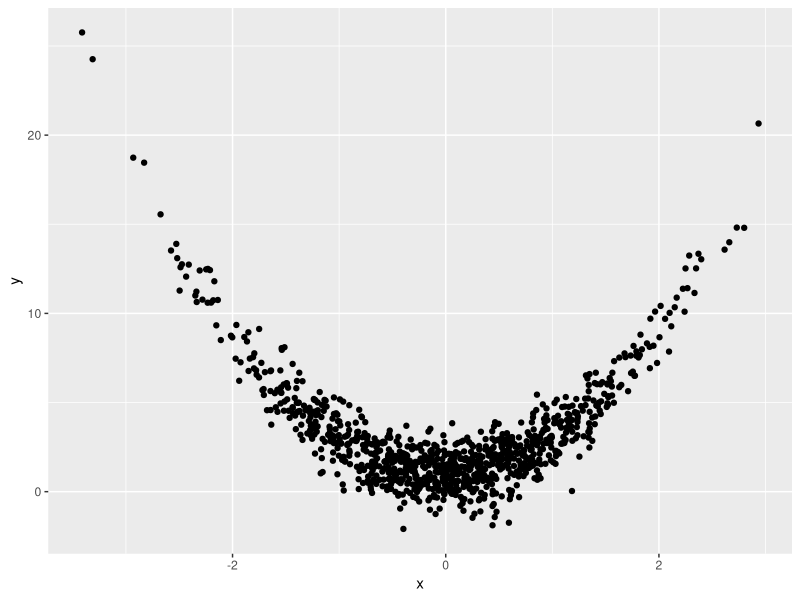
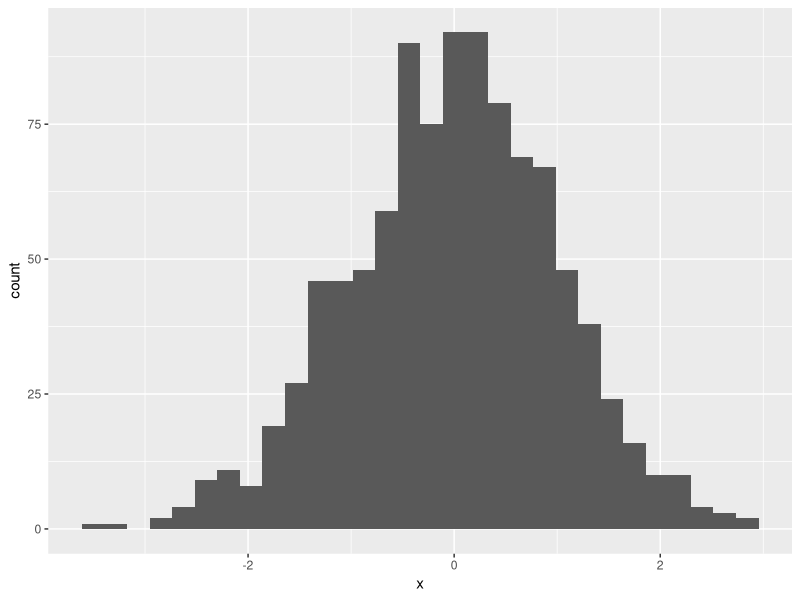
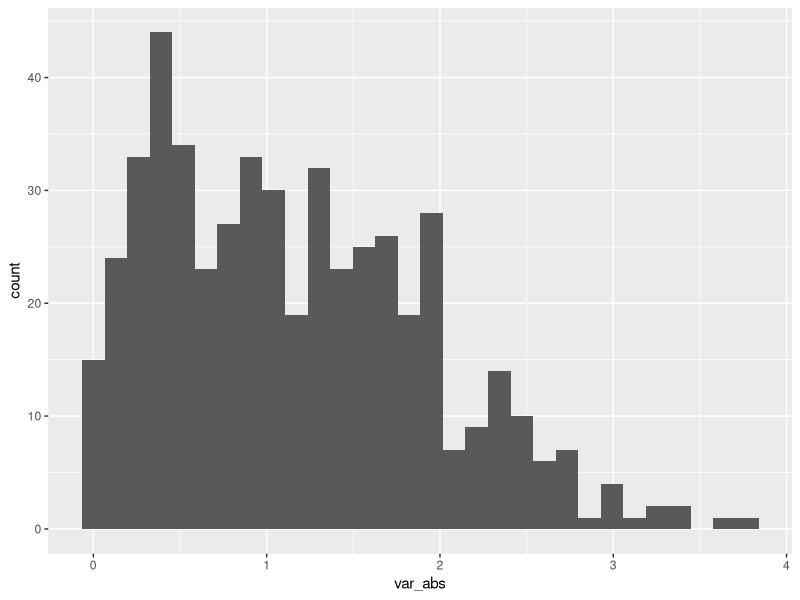

These figures' R source, in order:
## ---- chunk 1
library(tidyverse) # Best practice to load all libraries at beginning of .Rmd
## ---- chunk 2
samp = rnorm(100)
length(samp)
## ---- chunk 3
plot_df = 
  tibble(
    x = rnorm(n = 1000), #Standard normal distribution
    y = 1 + 2 * x^2 + rnorm(n = 1000)
  )

ggplot(plot_df, aes(x = x, y = y)) + geom_point()

## ---- chunk 4
ggplot(plot_df, aes(x = x)) + geom_histogram()
## ---- chunk 5
df = tibble(
  var_numeric = rnorm(500, mean = 1),
  var_logic = var_numeric > 0, 
  var_abs = abs(var_numeric)
)

ggplot(df, aes(x = var_abs)) + geom_histogram()
